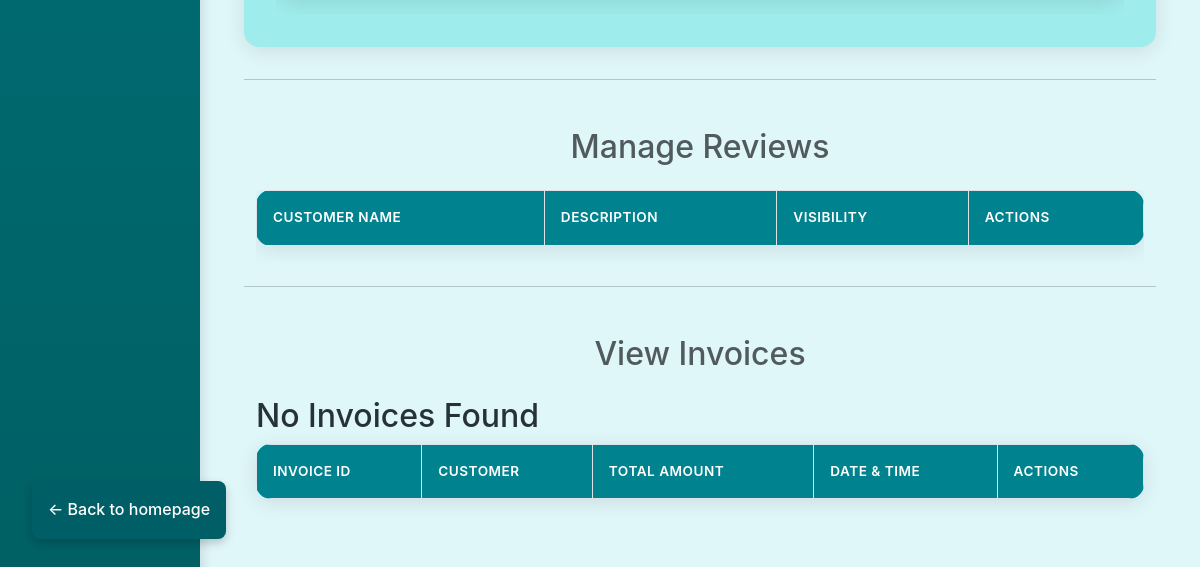
Page /admin_page (lower part) on the earlier database version.
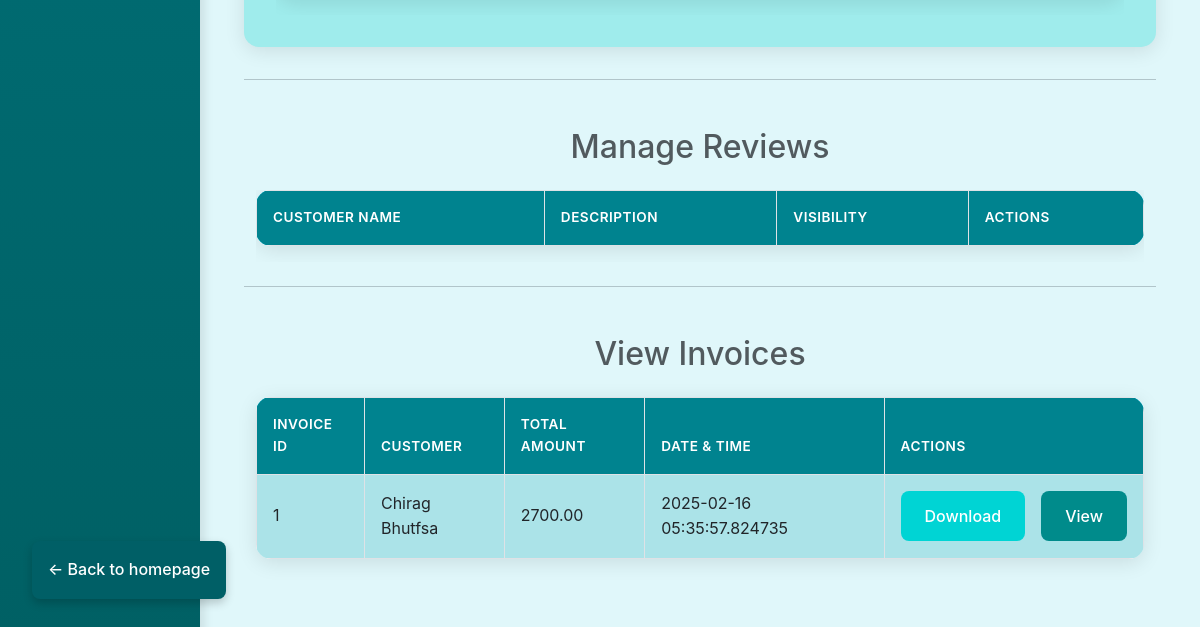
Same page on the later database version.
### db.py (models this page shows)
class Invoice(Base):
    __tablename__ = 'invoices'
    invoice_id = Column(Integer, primary_key=True)
    customer_id = Column(Integer, ForeignKey('customers.customer_id'), nullable=False)
    invoice_date = Column(DateTime, default=datetime.utcnow)
    total_amount = Column(DECIMAL(10, 2), nullable=False)
    customer = relationship('Customer', back_populates='invoices')
    invoice_items = relationship('InvoiceItem', back_populates='invoice')

class Customer(Base):
    __tablename__ = 'customers'
    customer_id = Column(Integer, primary_key=True)
    username = Column(String(50), nullable=False)
    city = Column(String(50),  nullable=False)
    state = Column(String(50), nullable=False)
    address = Column(String(100), nullable=False)
    email = Column(String(100), unique=True, nullable=False)
    zip = Column(String(100), nullable=False)
    invoices = relationship('Invoice', back_populates='customer')

### app.py (the view)
@app.route('/admin_page')
def admin():
    all_reviews = session.query(Review).all()
    all_products = session.query(Product).all()
    all_invoice = session.query(Invoice).join(Invoice.customer).all()
    all_invoice_item = session.query(InvoiceItem).all()
    return render_template('admin.html', all_reviews=all_reviews,all_products = all_products,all_invoice = all_invoice)

### templates/admin.html (shortened to what this page needs)
<!DOCTYPE html>
<html lang="en">
<head>
    <link href="https://cdn.jsdelivr.net/npm/bootstrap@5.3.0/dist/css/bootstrap.min.css" rel="stylesheet">
    <link rel="stylesheet" href="{{url_for('static',filename = 'css/admin.css')}}">
</head>
<body>
    <div class="container-fluid">
        <div class="row">
            <nav class="col-md-2 sidebar d-flex flex-column">
                <br>
                <br>
                <br>
                <a href="{{ url_for('homepage') }}" class="back-btn">
                    &larr; Back to homepage
                </a>
            </nav>
            <main class="col-md-10 content fade-in">
                <section id="product-management" class="container my-5">
                    <section id="product-list" class="section-container product-list-container" style="background-color: #9fecec;">
                        <div class="table-responsive">
                        </div>
                    </section>
                    <hr class="my-4">
                    <section id="reviews-management" class="container mt-5">
                        <h2 class="text-center text-muted mb-4">Manage Reviews</h2>
                        <div class="table-responsive">
                            <table class="table table-striped table-hover table-bordered">
                                <thead class="bg-info text-white">
                                    <tr>
                                        <th>Customer Name</th>
                                        <th>Description</th>
                                        <th>Visibility</th>
                                        <th>Actions</th>
                                    </tr>
                                </thead>
                            </table>
                        </div>
                    </section>
                    <hr class="my-4">
                    <section id="invoice-management" class="container mt-5">
                        <h2 class="text-center text-muted mb-4">View Invoices</h2>
                        <table class="table table-striped table-hover table-bordered">
                            <thead class="bg-info text-white">
                                <tr>
                                    <th>Invoice ID</th>
                                    <th>Customer</th>
                                    <th>Total Amount</th>
                                    <th>Date & time</th>
                                    <th>Actions</th>
                                </tr>
                            </thead>
                            {% if all_invoice|length == 0 %}
                            <div class="table-responsive">
                                <h2>No Invoices Found</h2>
                                {% endif %}
                                <tbody>
                                    {% for invoice in all_invoice %}
                                    <tr class="table-row-hover">
                                        <td style="background-color:#6fe0ea85 ;">{{invoice.invoice_id}}</td>
                                        <td style="background-color:#6fe0ea85 ;">{{invoice.customer.username}}</td>
                                        <td style="background-color:#6fe0ea85 ;">{{invoice.total_amount}}</td>
                                        <td style="background-color:#6fe0ea85 ;">{{invoice.invoice_date}}</td>
                                        <td style="background-color:#6fe0ea85 ;">
                                            <div style="display: flex; flex-direction: row;">
                                                <form action="/download_invoice" method="POST" class="d-inline">
                                                    <button type="submit" class="btn btn-info text-white me-3" style="background-color: #00d4d4;">
                                                        Download
                                                    </button>
                                                </form>
                                                <button class="btn btn-primary" style="background-color: #008b8b;" onclick="openPDFModal('static/invoice/invoice_{{invoice.invoice_id}}.pdf')">
                                                    View
                                                </button>
                                            </div>
                                        </td>
                                    </tr>
                                    {% endfor %}
                                </tbody>
                        </table>
        </div>
    </div>
</body>
</html>

### static/css/admin.css (style rules this page uses)
:root { --primary-aqua: #00838f; --secondary-aqua: #006064; --light-aqua: #84ffff; --dark-aqua: #006064; --background: #e0f7fa; --text-primary: #263238; --text-secondary: #546e7a; --success: #2e7d32; --warning: #f57f17; --danger: #c62828; --white: #ffffff; --shadow: rgba(0, 0, 0, 0.1); }
body { background-color: var(--background); font-family: 'Inter', 'Segoe UI', sans-serif; color: var(--text-primary); line-height: 1.6; }
.sidebar { background: linear-gradient(180deg, var(--primary-aqua) 0%, var(--secondary-aqua) 100%); min-height: 100vh; padding: 2rem 1rem; transition: all 0.3s ease; box-shadow: 4px 0 10px var(--shadow); }
.sidebar a { color: var(--white); text-decoration: none; padding: 1rem; display: block; border-radius: 8px; margin-bottom: 0.5rem; transition: all 0.3s ease; font-weight: 500; }
.content { padding: 2rem; animation: fadeIn 0.5s ease-in-out; }
.table { background: var(--white); border-radius: 15px; overflow: hidden; box-shadow: 0 4px 20px var(--shadow); }
.table th { background-color: var(--primary-aqua); color: var(--white); font-weight: 600; text-transform: uppercase; font-size: 0.85rem; letter-spacing: 0.5px; padding: 1rem; }
.table td { padding: 1rem; vertical-align: middle; background-color: #b7f1f1; font-size: medium; }
.btn { border-radius: 8px; padding: 0.8rem 1.5rem; font-weight: 500; transition: all 0.3s ease; border: none; }
.btn-primary { background: var(--primary-aqua); color: var(--white); }
.section-container { background: var(--white); border-radius: 15px; padding: 2rem; margin-bottom: 2rem; box-shadow: 0 4px 20px var(--shadow); }
.back-btn { position: fixed; bottom: 2rem; left: 2rem; background: #005f66; color: var(--white); padding: 0.8rem 1.5rem; border-radius: 8px; text-decoration: none; transition: all 0.3s ease; z-index: 1000; font-weight: 500; box-shadow: 0 4px 10px rgba(0, 0, 0, 0.2); }

Differences in the rows shown:
added Invoice: invoice_id "1", customer.username "Chirag Bhutfsa", total_amount "2700.00", invoice_date "2025-02-16 05:35:57.824735"
Other differences:
text no longer shown: "No Invoices Found"
